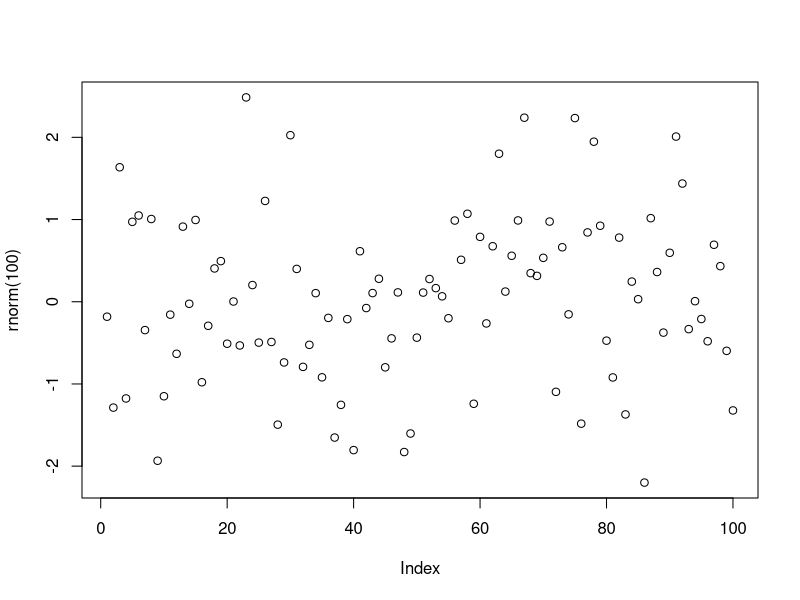

This figure's R source:
# Introdução à Linguagem R

# Funções

getwd()

# Funções built-in
# sempre opte por utilizar as funções que já existem
# a eficiencia é bem maior

help(sum)
args(sum)
args(mean)

# vamos utilizar essas funções?

sum(c(1:10))
sum(1:10)

mean(c(1:10))
mean(1:10)

seq(c(1:10))
seq(1:10)

# Outras funções - também built-in
abs(-1)

vetor = c(4.5, 6.7, 8.2, 1.3)
rev(vetor)


# Utilizando funções dentro de outras funções - também built-in

mean(abs(rev(vetor)))

plot(rnorm(100))

# Vamos criar nossas proprias funções

dobro = function(x){
  x + x
}

dobro(10)
dobro(30)

# outro exemplo

potencia  = function(x, y){
  resultado = x ^ y
  print(resultado)
}

potencia(3,2)


# outro exemplo

dados = function(){
  resultado = sample(1:6, size = 1)
  resultado
}

dados()

# Qual o escopo da variavel resultado?
# Local - ela só existe dentro da função
# Tente imprimir a variavel resultado

numero = 9
numero

# agora ela é uma variavel global
# evite usar mesmo nome pra não termos problemas com variaveis locais e globais.

# Função sem fixar o numero de parametros

nome = c('Aline', 'Eliane', 'Carla')
idade = c(13, 15, 17)
sexo = c('F', 'F', 'F')

func_df = function(...){
  df = data.frame(cbind(...))
  print(df)
}

func_df(nome)
func_df(nome, idade)
func_df(nome, idade, sexo)
View(func_df(nome, idade, sexo))



# Funções especiais 

# Familia APPLY - forma elegante de fazer loops
# Conjunto de funções

# Apply() - arrays e matrizes
# tapply() - vetores divididos em diferentes subsets
# lapply() - vetores e listas
# sapply() - versão do lapply
# vapply() - similar ao sapply
# eapply() - gera uma lista
# mapply() - sapply multivariada
# by() - agregação com os dados de um loop

# construindo um loop da forma usual

lista = list(a=(1:10), b=(10:20))
valor_a = 0
valor_b = 0

for(i in lista$a){
  valor_a = valor_a + i
}
for (i in lista$b){
  valor_b = valor_b + i
}

valor_a
valor_b

# Utilizando o SAPPLY
sapply(lista, sum)
sapply(lista, mean)

# E se eu estiver trabalhando com matrizes?

matriz = matrix(c(1:9), nrow=3)
apply(matriz, 1, mean)
matriz

# Outras funções especiais 
# unlist - produz um vetor com elementos da lista

vetor = unlist(lista)
vetor

# objeto unidimencional 

# do.call executa uma função em um objeto
# familia apply a cada elemento, substitui um loop
# do.call a um objeto inteiro

lista2 = list(1:3, 3:6, 6:9)
lista2

lapply(lista2, sum)
do.call(sum, lista2)





